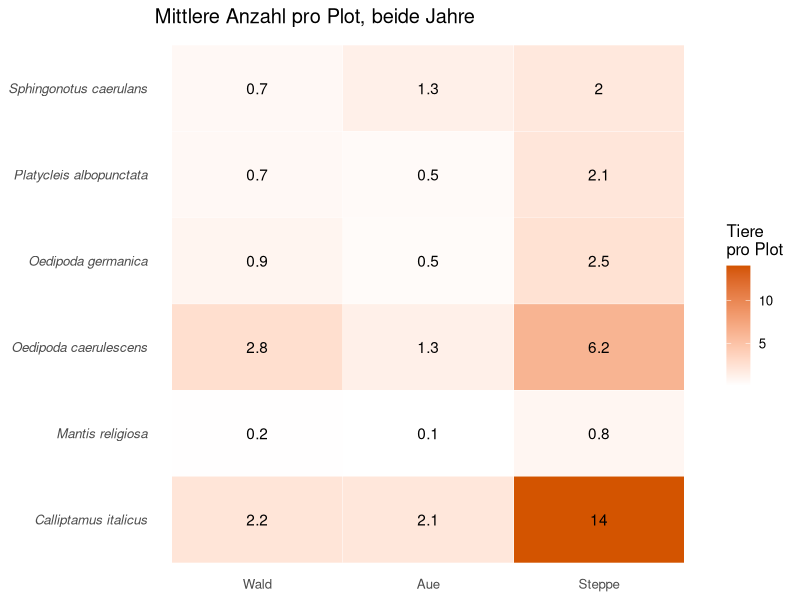
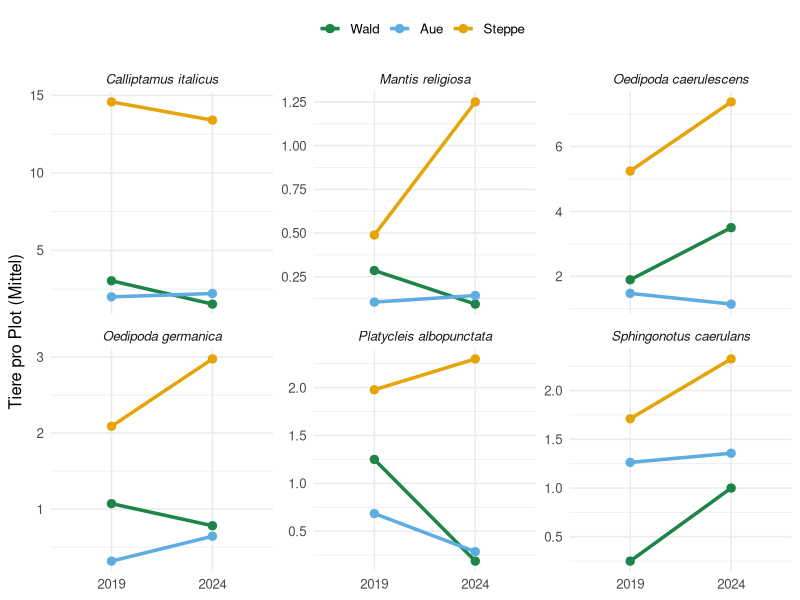
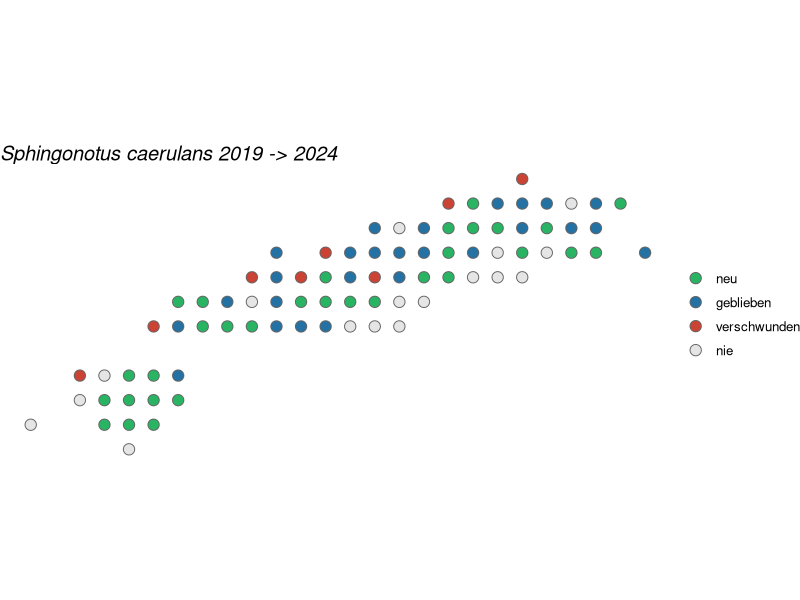
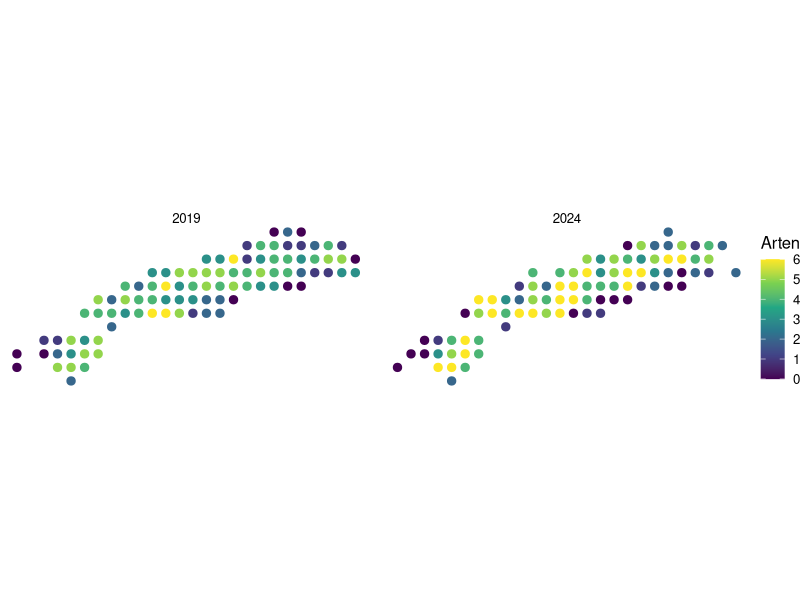
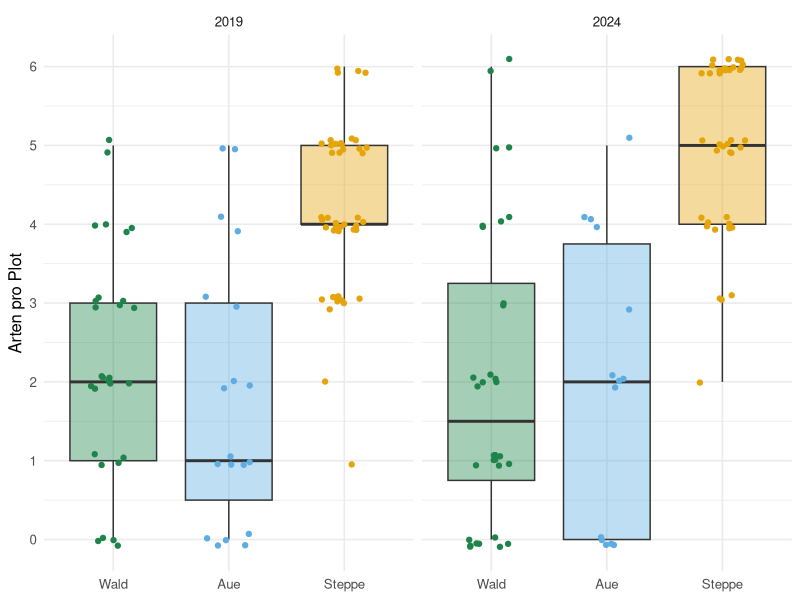
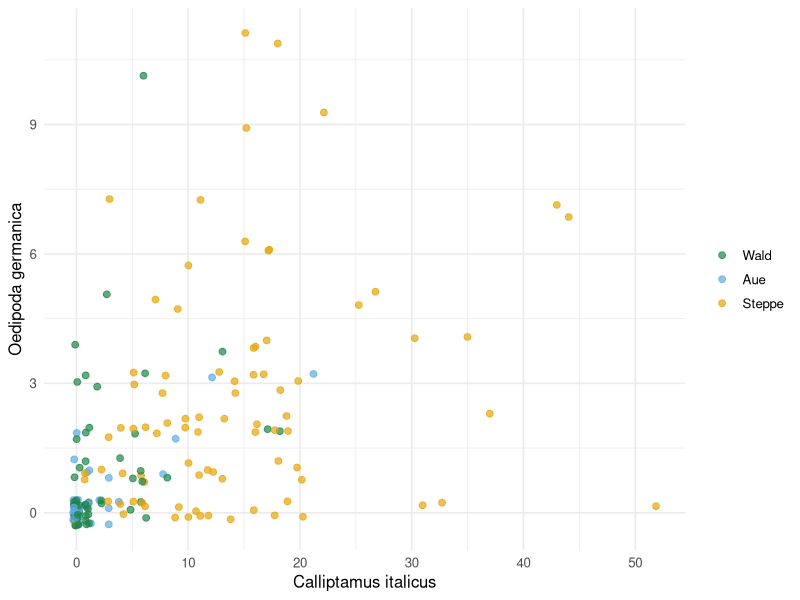
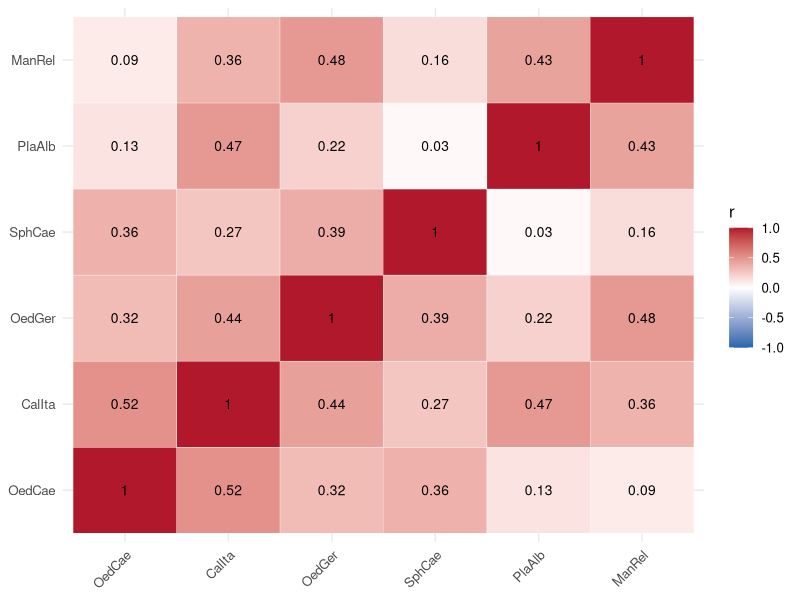
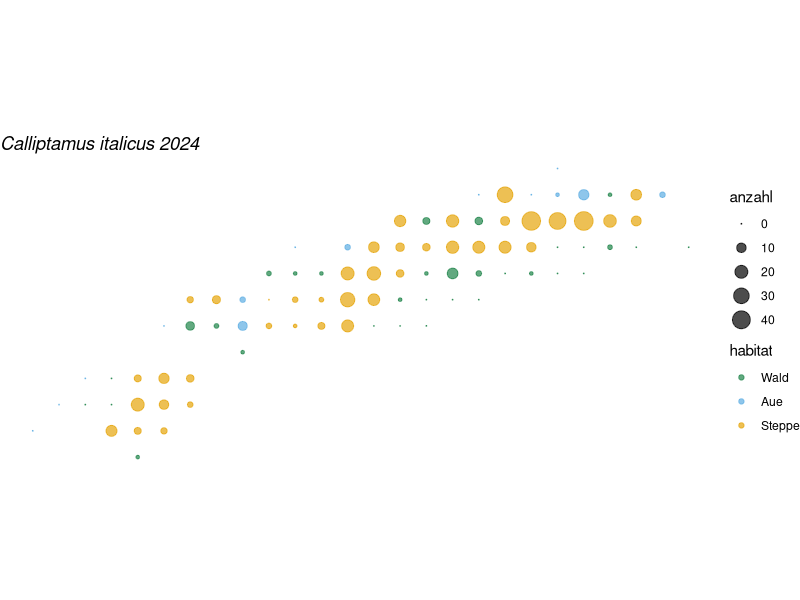

Reproduce these figures in R, in order.
## ---- chunk 1
#| code-fold: true
#| code-summary: "Code aus Woche 12 (ausführen)"
library(ggplot2)

roh19 <- read.csv("data/rottensand_2019.csv")
roh24 <- read.csv("data/rottensand_2024.csv")

arten <- c("OedCae", "CalIta", "OedGer", "SphCae", "PlaAlb", "ManRel")
namen <- c(OedCae = "Oedipoda caerulescens", CalIta = "Calliptamus italicus",
           OedGer = "Oedipoda germanica", SphCae = "Sphingonotus caerulans",
           PlaAlb = "Platycleis albopunctata", ManRel = "Mantis religiosa")

max_besuch <- function(d, art) {
  zaehlung <- d[, paste0(art, 1:4)]
  apply(zaehlung, 1, function(x) if (all(is.na(x))) NA else max(x, na.rm = TRUE))
}

aufbereiten <- function(roh, jahr) {
  d <- roh[roh$quarter == "tot" & !is.na(roh$temp1), ]
  kurz <- data.frame(plot = d$plot, jahr = jahr, x = d$Xcoo, y = d$Ycoo,
                     habitat = d$habitat.type, temp = d$temp1,
                     boden = d$soil, gras = d$grass, kies = d$gravel,
                     baum = d$canopy, deckung = d$cover.sum, team = d$observ1)
  for (a in arten) kurz[[a]] <- max_besuch(d, a)
  kurz
}

alle <- rbind(aufbereiten(roh19, 2019), aufbereiten(roh24, 2024))
alle <- alle[alle$habitat %in% c("forest", "alluvial", "steppe"), ]
alle$habitat <- factor(alle$habitat, levels = c("forest", "alluvial", "steppe"),
                       labels = c("Wald", "Aue", "Steppe"))

lang <- NULL
for (a in arten) {
  stueck <- alle[, c("plot", "jahr", "x", "y", "habitat", "temp", "boden", "gras", "team")]
  stueck$art <- namen[a]
  stueck$anzahl <- alle[[a]]
  lang <- rbind(lang, stueck)
}

farben <- c(Wald = "#1e8449", Aue = "#5dade2", Steppe = "#e5a50a")
## ---- chunk 2
mittel <- aggregate(anzahl ~ art + habitat, data = lang, FUN = mean)
mittel
## ---- chunk 3
#| fig-height: 3.8
#| fig-width: 7.5
ggplot(mittel, aes(x = habitat, y = art, fill = anzahl)) +
  geom_tile(colour = "white") +
  geom_text(aes(label = round(anzahl, 1))) +
  scale_fill_gradient(low = "white", high = "#d35400") +
  labs(x = NULL, y = NULL, fill = "Tiere\npro Plot",
       title = "Mittlere Anzahl pro Plot, beide Jahre") +
  theme_minimal(base_size = 12) +
  theme(axis.text.y = element_text(face = "italic"), panel.grid = element_blank())
## ---- chunk 4
#| fig-height: 5
#| fig-width: 9
mj <- aggregate(anzahl ~ art + habitat + jahr, data = lang, FUN = mean)

ggplot(mj, aes(x = factor(jahr), y = anzahl, colour = habitat, group = habitat)) +
  geom_line(linewidth = 1.2) +
  geom_point(size = 2.5) +
  facet_wrap(~ art, scales = "free_y") +
  scale_colour_manual(values = farben) +
  labs(x = NULL, y = "Tiere pro Plot (Mittel)", colour = NULL) +
  theme_minimal(base_size = 12) +
  theme(strip.text = element_text(face = "italic"), legend.position = "top")
## ---- chunk 5
#| fig-height: 4
#| fig-width: 8.5
art <- "SphCae"   # bitte ändern

v19 <- alle[alle$jahr == 2019, c("plot", art)]
v24 <- alle[alle$jahr == 2024, c("plot", "x", "y", art)]
beide <- merge(v19, v24, by = "plot", suffixes = c("_2019", "_2024"))
vorher  <- beide[[paste0(art, "_2019")]] > 0
nachher <- beide[[paste0(art, "_2024")]] > 0

beide$status <- ifelse(vorher & nachher, "geblieben",
                ifelse(nachher, "neu",
                ifelse(vorher, "verschwunden", "nie")))
beide$status <- factor(beide$status, levels = c("neu", "geblieben", "verschwunden", "nie"))

ggplot(beide, aes(x = x, y = y, fill = status)) +
  geom_point(shape = 21, size = 3.5, colour = "grey40") +
  scale_fill_manual(values = c(neu = "#28b463", geblieben = "#2471a3",
                               verschwunden = "#cb4335", nie = "grey90")) +
  coord_equal() +
  labs(title = paste(namen[art], "2019 -> 2024"), fill = NULL) +
  theme_void(base_size = 12) +
  theme(plot.title = element_text(face = "italic"))

table(beide$status)
## ---- chunk 6
alle$n_arten <- rowSums(alle[, arten] > 0)
table(alle$n_arten)
## ---- chunk 7
#| fig-height: 3.6
#| fig-width: 11
ggplot(alle, aes(x = x, y = y, colour = n_arten)) +
  geom_point(size = 2.5) +
  facet_wrap(~ jahr) +
  scale_colour_viridis_c(breaks = 0:6) +
  coord_equal() +
  labs(colour = "Arten") +
  theme_void(base_size = 12)
## ---- chunk 8
#| fig-height: 3.5
#| fig-width: 7
ggplot(alle, aes(x = habitat, y = n_arten, fill = habitat)) +
  geom_boxplot(alpha = 0.4, outlier.shape = NA) +
  geom_jitter(aes(colour = habitat), width = 0.2, height = 0.1) +
  facet_wrap(~ jahr) +
  scale_fill_manual(values = farben, guide = "none") +
  scale_colour_manual(values = farben, guide = "none") +
  scale_y_continuous(breaks = 0:6) +
  labs(x = NULL, y = "Arten pro Plot") +
  theme_minimal(base_size = 12)
## ---- chunk 9
#| fig-height: 4
#| fig-width: 6
ggplot(alle, aes(x = CalIta, y = OedGer, colour = habitat)) +
  geom_jitter(width = 0.3, height = 0.3, alpha = 0.7, size = 2) +
  scale_colour_manual(values = farben) +
  labs(x = "Calliptamus italicus", y = "Oedipoda germanica", colour = NULL) +
  theme_minimal(base_size = 12)
## ---- chunk 10
#| fig-height: 4.5
#| fig-width: 6.5
k <- cor(alle[, arten])
k_lang <- as.data.frame(as.table(k))
names(k_lang) <- c("art1", "art2", "r")

ggplot(k_lang, aes(x = art1, y = art2, fill = r)) +
  geom_tile(colour = "white") +
  geom_text(aes(label = round(r, 2)), size = 3.5) +
  scale_fill_gradient2(low = "#2166ac", mid = "white", high = "#b2182b", limits = c(-1, 1)) +
  labs(x = NULL, y = NULL, fill = "r") +
  theme_minimal(base_size = 12) +
  theme(axis.text.x = element_text(angle = 45, hjust = 1))
## ---- chunk 11
#| fig-height: 3
#| fig-width: 9
karte <- function(welche_art, welches_jahr) {
  d <- lang[lang$art == namen[welche_art] & lang$jahr == welches_jahr, ]
  ggplot(d, aes(x = x, y = y, size = anzahl, colour = habitat)) +
    geom_point(alpha = 0.7) +
    scale_colour_manual(values = farben) +
    scale_size_area(max_size = 6) +
    coord_equal() +
    labs(title = paste(namen[welche_art], welches_jahr)) +
    theme_void() +
    theme(plot.title = element_text(face = "italic"))
}

karte("CalIta", 2024)
